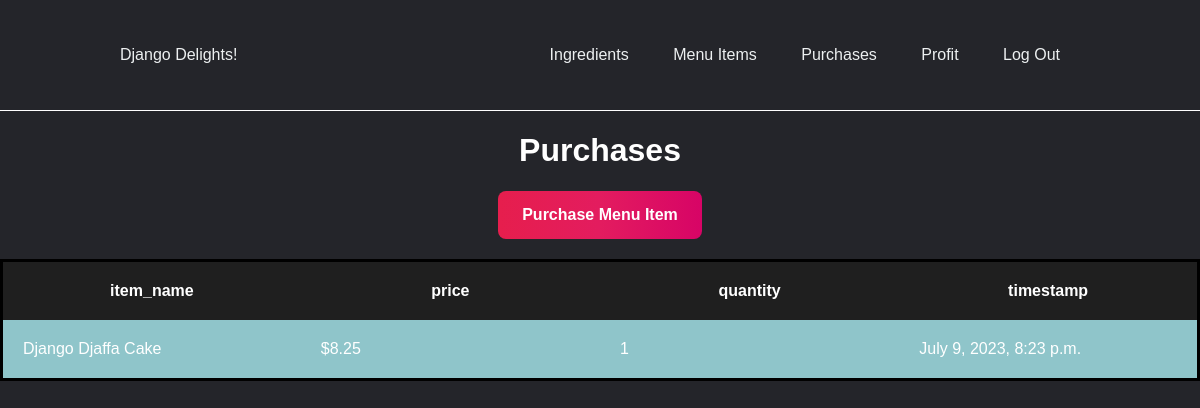
The app's page /purchases/ (signed in), older data.
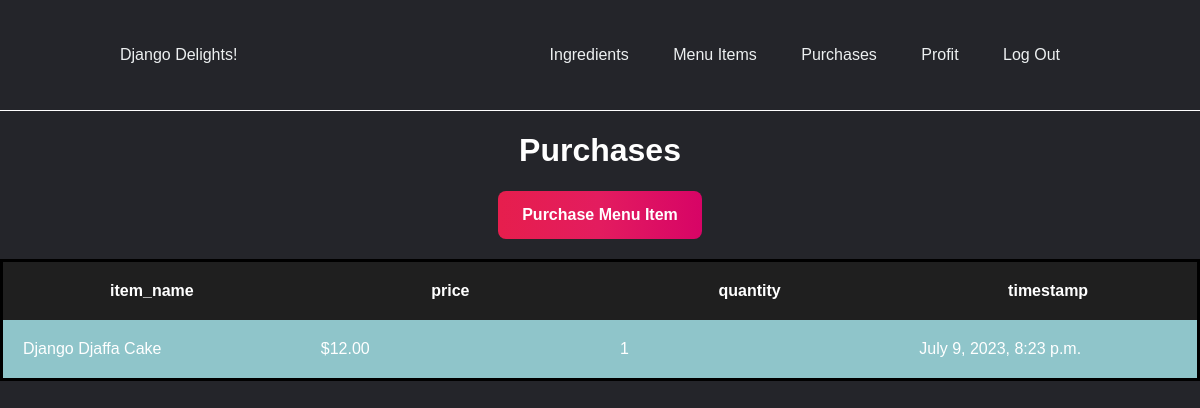
The same page, newer data.
### inventory/models.py (models this page shows, shortened)
class Purchase(models.Model):
    menu_item = models.ForeignKey(MenuItem, on_delete=models.CASCADE)
    purchase_time = models.DateTimeField(auto_now_add=True, blank=True)
    quantity = models.IntegerField(default=1)

class MenuItem(models.Model):
    item_name = models.CharField(max_length=25)
    price = models.FloatField()
    is_available = models.BooleanField(default=True)

### inventory/views.py (the view)
# urls.py: path("purchases/", views.purchases, name="purchases"),
@login_required
def purchases(request):
    purchases = Purchase.objects.all()
    for purchase in range(len(purchases)):
        purchases[purchase].menu_item.price = '${:,.2f}'.format(purchases[purchase].menu_item.price)
    context = {'purchases': purchases}
    return render(request, 'inventory/purchases_list.html', context)

### inventory/templates/inventory/purchases_list.html (shortened to what this page needs)
{% extends 'inventory/base.html' %}
{% load static %}
{% block head %}
<link rel="stylesheet" type="text/css" href="{% static 'inventory/table.css' %}">
<link rel="stylesheet" type="text/css" href="{% static 'inventory/home.css' %}">
{% endblock %}
{% block content %}
<div class="purchases">
    <div class="title">
        <h1 class="purchases-title">Purchases</h1>
        <h2><a class="submit" href="{% url 'purchase_menu_item'%}">Purchase Menu Item</a></h2>
    </div>
    <table>
        <tr>
            <th>item_name</th>
            <th>price</th>
            <th>quantity</th>
            <th>timestamp</th>
        </tr>
        {% for purchase in purchases %}
            <tr>
                <td>{{purchase.menu_item.item_name}}</td>
                <td>{{purchase.menu_item.price}}</td>
                <td>{{purchase.quantity}}</td>
                <td>{{purchase.purchase_time}}</td>
            </tr>
        {%endfor%}
    </table>
    </div>
{% endblock %}

Row changes from the older to the newer data that the page shows:
changed through a linked row, Purchase "Django Djaffa Cake": menu_item.price "$8.25" → "$12.00"
